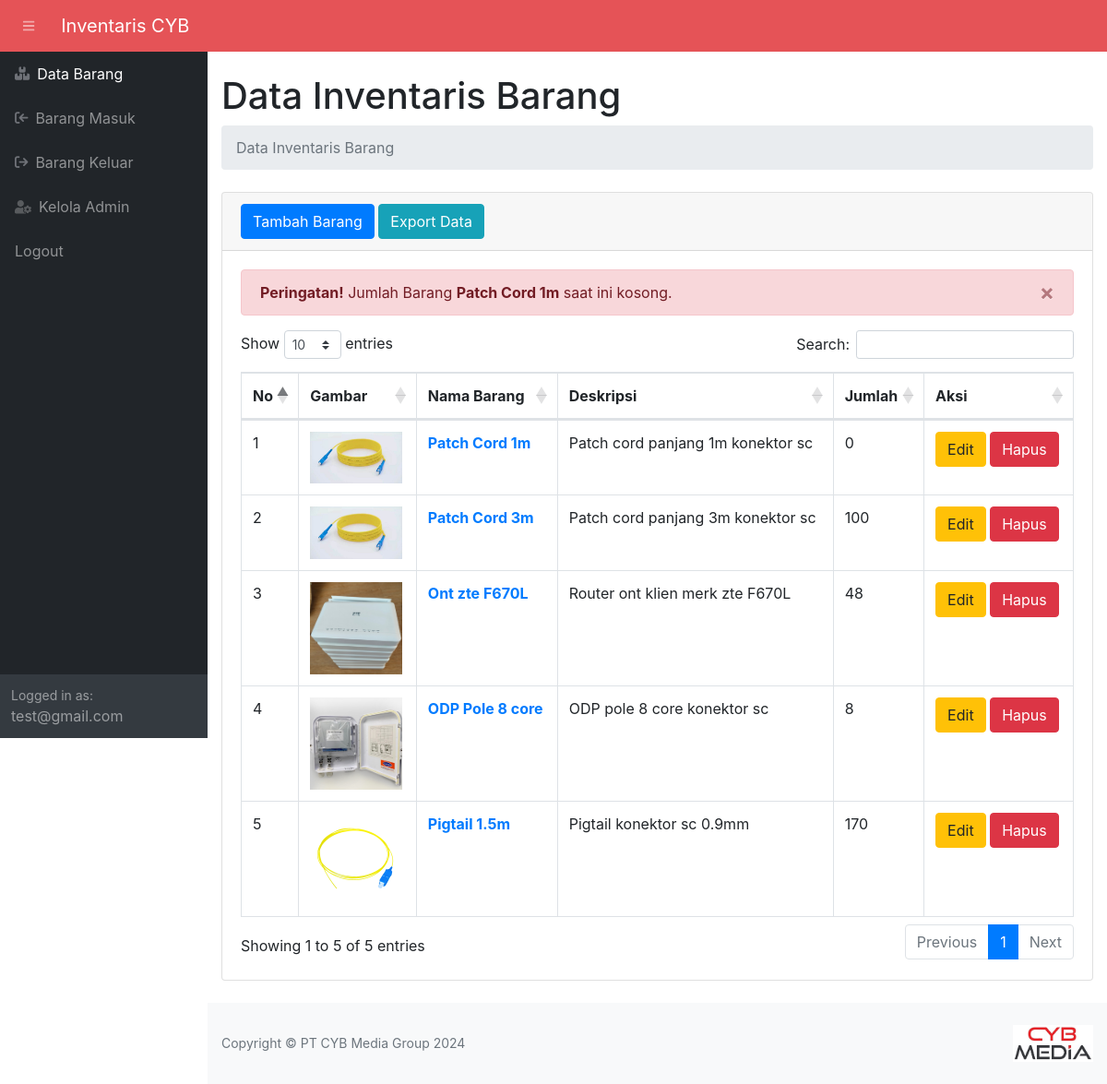
Screenshot of /index.php (signed in) with the database file from the repository.
### tables this page shows
CREATE TABLE `stock` (
  `idbarang` int(11) NOT NULL,
  `barcode` varchar(100) NOT NULL,
  `namabarang` varchar(25) NOT NULL,
  `deskripsi` varchar(50) NOT NULL,
  `stock` int(11) NOT NULL,
  `image` varchar(99) DEFAULT NULL
);

### cek.php (called while the page is built, shortened)
<?php
if (isset($_SESSION['log'])) {
    $email = $_SESSION['email'];
} else {
    header('location:login.php');
    exit;
}
?>

### index.php (the view, shortened to what this page needs)
<?php
    require 'cek.php';
    $currentPage = basename($_SERVER['PHP_SELF']);
?>
<!DOCTYPE html>
<html lang="en">
    <head>
        <link href="css/styles.css" rel="stylesheet" />
        <link rel="stylesheet" href="css\custom-styles.css">
        <link href="https://cdn.datatables.net/1.10.20/css/dataTables.bootstrap4.min.css" rel="stylesheet" />
        <link rel="stylesheet" href="https://cdn.jsdelivr.net/npm/bootstrap@4.6.2/dist/css/bootstrap.min.css">
        <link href="css/custom-styles.css" rel="stylesheet">
    </head>
    <body class="sb-nav-fixed">
        <nav class="sb-topnav navbar navbar-expand navbar-dark">
        <button class="btn btn-link btn-sm " id="sidebarToggle" href="#"><i class="fas fa-bars"></i></button>
        <a class="navbar-brand" href="index.php" style="margin-left: 20px;">Inventaris CYB</a>
        </nav>
        <div id="layoutSidenav">
            <div id="layoutSidenav_nav">
                <nav class="sb-sidenav accordion sb-sidenav-dark" id="sidenavAccordion">
                    <div class="sb-sidenav-menu">
                        <div class="nav">
                            <a class="nav-link <?php echo ($currentPage == 'index.php') ? 'active' : ''; ?>" href="index.php">
                                <div class="sb-nav-link-icon"><i class="fa-solid fa-boxes-stacked" style="color:rgb(111, 114, 120);"></i></i></div>
                                Data Barang
                            </a>
                            <a class="nav-link <?php echo ($currentPage == 'masuk.php') ? 'active' : ''; ?>" href="masuk.php">
                                <div class="sb-nav-link-icon"><i class="fa-solid fa-arrow-right-to-bracket fa-flip-horizontal" style="color:rgb(111, 114, 120);"></i></i></div>
                                Barang Masuk
                            </a>
                            <a class="nav-link <?php echo ($currentPage == 'keluar.php') ? 'active' : ''; ?>" href="keluar.php">
                                <div class="sb-nav-link-icon"><i class="fa-solid fa-arrow-right-from-bracket" style="color:rgb(111, 114, 120);"></i></div>
                                Barang Keluar
                            </a>
                            <a class="nav-link <?php echo ($currentPage == 'admin.php') ? 'active' : ''; ?>" href="admin.php">
                                <div class="sb-nav-link-icon"><i class="fas fa-user-cog"></i></div>
                                Kelola Admin
                            </a>
                            <a class="nav-link" href="logout.php">Logout</a>
                        </div>
                    </div>
                    <div class="sb-sidenav-footer">
                        <div class="small">Logged in as:</div>
                        <?php echo htmlspecialchars($email);  ?>
                    </div>
                </nav>
            </div>
            <div id="layoutSidenav_content">
                <main>
                    <div class="container-fluid">
                        <h1 class="mt-4">Data Inventaris Barang</h1>
                        <ol class="breadcrumb mb-4">
                            <li class="breadcrumb-item active">Data Inventaris Barang</li>
                        </ol>
                        <div class="card mb-4">
                            <div class="card-header">
                                <button type="button" class="btn btn-primary" data-toggle="modal" data-target="#myModal">
                                    Tambah Barang
                                </button>
                                <a href="export.php" class="btn btn-info">Export Data</a>
                            </div>
                            <div class="card-body">
                                <?php
                                    $ambildatastock = mysqli_query($conn, "SELECT * FROM stock WHERE stock < 1");
                                    while($fetch=mysqli_fetch_array($ambildatastock)){
                                        $barang = $fetch['namabarang'];
                                ?>
                                <div class="alert alert-danger alert-dismissible fade show">
                                    <button type="button" class="close" data-dismiss="alert">&times;</button>
                                    <strong>Peringatan!</strong> Jumlah Barang <strong><?php echo $barang; ?></strong> saat ini kosong.
                                </div>
                                <?php
                                    };
                                ?>
                                <div class="table-responsive">
                                    <table class="table table-bordered" id="dataTable" width="100%" cellspacing="0">
                                        <thead>
                                            <tr>
                                                <th>No</th>
                                                <th>Gambar</th>
                                                <th>Nama Barang</th>
                                                <th>Deskripsi</th>
                                                <th>Jumlah</th>
                                                <th>Aksi</th>
                                            </tr>
                                        </thead>
                                        <tbody>
                                            <?php
                                            $i = 1;
                                            $ambildatastock = mysqli_query($conn,"SELECT * FROM stock");
                                            while($data=mysqli_fetch_array($ambildatastock)){
                                                $namabarang = $data['namabarang'];
                                                $deskripsi = $data['deskripsi'];
                                                $stock = $data['stock'];
                                                $idb = $data['idbarang'];
                                                $gambar = $data['image'];
                                                if($gambar==null){
                                                    $img = 'No Image';
                                                } else {
                                                    $img = '<img src="image/'.$gambar.'" class="zoomable">';
                                                }
                                            ?>
                                            <tr>
                                                <td><?php echo $i++;?></td>
                                                <td><?php echo $img;?></td>
                                                <td><strong><a href="detail.php?id=<?=$idb;?>"><?php echo $namabarang;?></a></strong></td>
                                                <td><?php echo $deskripsi;?></td>
                                                <td><?php echo $stock;?></td>
                                                <td>
                                                    <button type="button" class="btn btn-warning" data-toggle="modal" data-target="#edit<?php echo $idb;?>">
                                                        Edit
                                                    </button>
                                                    <button type="button" class="btn btn-danger" data-toggle="modal" data-target="#delete<?php echo $idb;?>">
                                                        Hapus
                                                    </button>
                                                </td>
                                            </tr>
                                            <?php
                                            };
                                            ?>
                                        </tbody>
                                    </table>
                                </div>
                            </div>
                        </div>
                    </div>
                </main>
                <footer class="py-4 bg-light mt-auto">
                    <div class="container-fluid">
                        <div class="d-flex align-items-center justify-content-between small">
                            <div class="text-muted">Copyright &copy; PT CYB Media Group 2024</div>
                            <div>
                                <img src="assets/img/logo.png" alt="Logo Perusahaan" style="height: 40px;">
                            </div>
                        </div>
                    </div>
                </footer>
            </div>
        </div>
    </body>
</html>

### css/custom-styles.css (style rules this page uses)
.sb-topnav.navbar { background-color: #E55357 !important; }

### index.php (style rules this page uses)
.zoomable { width: 100px; }

### rows the page displays
stock: namabarang "Patch Cord 1m", image (picture), deskripsi "Patch cord panjang 1m konektor sc", stock "0"
stock: image (picture), namabarang "Patch Cord 3m", deskripsi "Patch cord panjang 3m konektor sc", stock "100"
stock: image (picture), namabarang "Ont zte F670L", deskripsi "Router ont klien merk zte F670L", stock "48"
stock: image (picture), namabarang "ODP Pole 8 core", deskripsi "ODP pole 8 core konektor sc", stock "8"
stock: image (picture), namabarang "Pigtail 1.5m", deskripsi "Pigtail konektor sc 0.9mm", stock "170"

### other values shown
$email "test@gmail.com"
